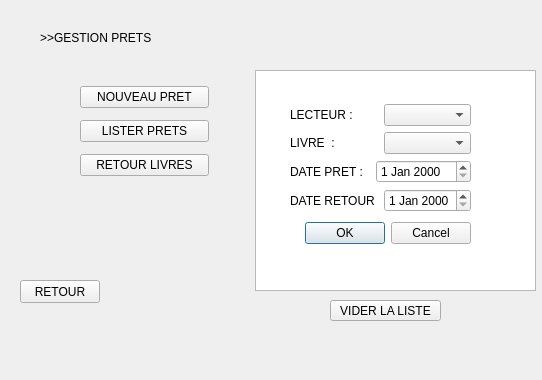
<?xml version="1.0" encoding="UTF-8"?>
<ui version="4.0">
 <class>g_prets_window</class>
 <widget class="QDialog" name="g_prets_window">
  <property name="geometry">
   <rect>
    <x>0</x>
    <y>0</y>
    <width>542</width>
    <height>380</height>
   </rect>
  </property>
  <property name="windowTitle">
   <string>Dialog</string>
  </property>
  <widget class="QPushButton" name="pushButton_4">
   <property name="geometry">
    <rect>
     <x>20</x>
     <y>280</y>
     <width>80</width>
     <height>23</height>
    </rect>
   </property>
   <property name="text">
    <string>RETOUR</string>
   </property>
  </widget>
  <widget class="QLabel" name="label">
   <property name="geometry">
    <rect>
     <x>40</x>
     <y>30</y>
     <width>127</width>
     <height>16</height>
    </rect>
   </property>
   <property name="text">
    <string>&gt;&gt;GESTION PRETS</string>
   </property>
  </widget>
  <widget class="QListWidget" name="listWidget">
   <property name="geometry">
    <rect>
     <x>255</x>
     <y>70</y>
     <width>281</width>
     <height>221</height>
    </rect>
   </property>
  </widget>
  <widget class="QPushButton" name="pushButton_5">
   <property name="geometry">
    <rect>
     <x>330</x>
     <y>300</y>
     <width>111</width>
     <height>21</height>
    </rect>
   </property>
   <property name="text">
    <string>VIDER LA LISTE</string>
   </property>
  </widget>
  <widget class="QWidget" name="">
   <property name="geometry">
    <rect>
     <x>80</x>
     <y>80</y>
     <width>129</width>
     <height>102</height>
    </rect>
   </property>
   <layout class="QVBoxLayout" name="verticalLayout">
    <item>
     <widget class="QPushButton" name="pushButton">
      <property name="text">
       <string>NOUVEAU PRET</string>
      </property>
     </widget>
    </item>
    <item>
     <widget class="QPushButton" name="pushButton_3">
      <property name="text">
       <string>LISTER PRETS</string>
      </property>
     </widget>
    </item>
    <item>
     <widget class="QPushButton" name="pushButton_2">
      <property name="text">
       <string>RETOUR LIVRES</string>
      </property>
     </widget>
    </item>
   </layout>
  </widget>
  <widget class="QWidget" name="">
   <property name="geometry">
    <rect>
     <x>290</x>
     <y>100</y>
     <width>181</width>
     <height>149</height>
    </rect>
   </property>
   <layout class="QVBoxLayout" name="verticalLayout_3">
    <item>
     <layout class="QVBoxLayout" name="verticalLayout_2">
      <item>
       <layout class="QHBoxLayout" name="horizontalLayout">
        <item>
         <widget class="QLabel" name="label_2">
          <property name="text">
           <string>LECTEUR :</string>
          </property>
         </widget>
        </item>
        <item>
         <widget class="QComboBox" name="comboBox_lecteurs"/>
        </item>
       </layout>
      </item>
      <item>
       <layout class="QHBoxLayout" name="horizontalLayout_2">
        <item>
         <widget class="QLabel" name="label_3">
          <property name="text">
           <string>LIVRE  :</string>
          </property>
         </widget>
        </item>
        <item>
         <widget class="QComboBox" name="comboBox_livres"/>
        </item>
       </layout>
      </item>
      <item>
       <layout class="QHBoxLayout" name="horizontalLayout_3">
        <item>
         <widget class="QLabel" name="label_4">
          <property name="text">
           <string>DATE PRET :</string>
          </property>
         </widget>
        </item>
        <item>
         <widget class="QDateEdit" name="dateEdit_pret"/>
        </item>
       </layout>
      </item>
      <item>
       <layout class="QHBoxLayout" name="horizontalLayout_4">
        <item>
         <widget class="QLabel" name="label_5">
          <property name="text">
           <string>DATE RETOUR :</string>
          </property>
         </widget>
        </item>
        <item>
         <widget class="QDateEdit" name="dateEdit_2"/>
        </item>
       </layout>
      </item>
     </layout>
    </item>
    <item>
     <widget class="QDialogButtonBox" name="buttonBox">
      <property name="standardButtons">
       <set>QDialogButtonBox::Cancel|QDialogButtonBox::Ok</set>
      </property>
     </widget>
    </item>
   </layout>
  </widget>
 </widget>
 <resources/>
 <connections/>
</ui>
